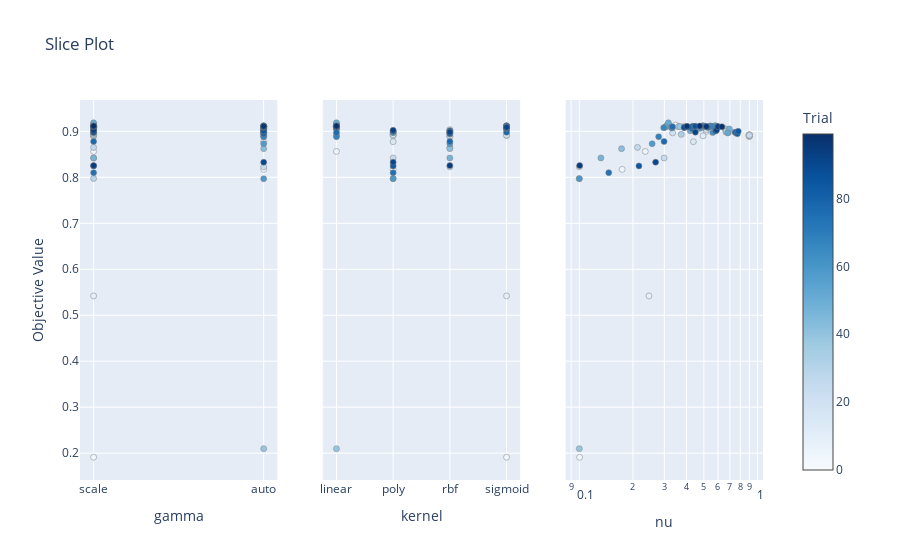

Source (notebook cell):
### Code cell
optuna.visualization.plot_slice(study)

### Figure 1 — Plotly figure (JSON) as saved in the notebook; plotly's stock layout.template omitted (floating-point values rounded to 4 significant figures)
{"data": [{"marker": {"color": [0, 1, 2, 3, 4, 5, 6, 7, 8, 9, 10, 11, 12, 13, 14, 15, 16, 17, 18, 19, 20, 21, 22, 23, 24, 25, 26, 27, 28, 29, 30, 31, 32, 33, 34, 35, 36, 37, 38, 39, 40, 41, 42, 43, 44, 45, 46, 47, 48, 49, 50, 51, 52, 53, 54, 55, 56, 57, 58, 59, 60, 61, 62, 63, 64, 65, 66, 67, 68, 69, 70, 71, 72, 73, 74, 75, 76, 77, 78, 79, 80, 81, 82, 83, 84, 85, 86, 87, 88, 89, 90, 91, 92, 93, 94, 95, 96, 97, 98, 99], "colorbar": {"title": {"text": "Trial"}, "x": 1, "xpad": 40}, "colorscale": [[0, "rgb(247,251,255)"], [0.125, "rgb(222,235,247)"], [0.25, "rgb(198,219,239)"], [0.375, "rgb(158,202,225)"], [0.5, "rgb(107,174,214)"], [0.625, "rgb(66,146,198)"], [0.75, "rgb(33,113,181)"], [0.875, "rgb(8,81,156)"], [1, "rgb(8,48,107)"]], "line": {"color": "Grey", "width": 0.5}, "showscale": true}, "mode": "markers", "name": "Feasible Trial", "showlegend": false, "type": "scatter", "x": ["auto", "auto", "scale", "scale", "auto", "scale", "scale", "scale", "scale", "scale", "auto", "auto", "scale", "auto", "scale", "auto", "scale", "auto", "scale", "auto", "auto", "auto", "scale", "scale", "scale", "auto", "scale", "scale", "auto", "scale", "scale", "auto", "scale", "scale", "auto", "auto", "auto", "scale", "scale", "auto", "scale", "scale", "auto", "scale", "auto", "auto", "scale", "scale", "scale", "auto", "auto", "scale", "scale", "scale", "scale", "scale", "auto", "auto", "auto", "auto", "scale", "auto", "auto", "auto", "auto", "scale", "scale", "auto", "auto", "auto", "scale", "scale", "scale", "scale", "scale", "scale", "auto", "scale", "auto", "auto", "scale", "auto", "scale", "auto", "scale", "auto", "scale", "auto", "auto", "scale", "auto", "scale", "scale", "scale", "scale", "auto", "auto", "auto", "scale", "scale"], "xaxis": "x", "y": [0.911, 0.9105, 0.9137, 0.1911, 0.8173, 0.911, 0.8562, 0.9, 0.9106, 0.542, 0.8926, 0.8887, 0.8902, 0.8908, 0.8894, 0.8775, 0.892, 0.8915, 0.8926, 0.8967, 0.9037, 0.9106, 0.9104, 0.8915, 0.8421, 0.8228, 0.8651, 0.911, 0.8987, 0.7975, 0.9108, 0.9051, 0.9035, 0.8935, 0.9055, 0.9099, 0.9008, 0.9083, 0.9106, 0.2099, 0.9165, 0.9133, 0.8624, 0.8974, 0.9087, 0.9104, 0.9115, 0.8422, 0.9051, 0.9119, 0.9015, 0.9187, 0.8966, 0.91, 0.9122, 0.9092, 0.9065, 0.9122, 0.873, 0.797, 0.909, 0.9103, 0.8973, 0.9074, 0.9118, 0.9117, 0.9081, 0.9108, 0.8883, 0.9106, 0.9113, 0.9103, 0.9099, 0.909, 0.8102, 0.9101, 0.8976, 0.878, 0.8981, 0.9058, 0.9108, 0.8949, 0.9096, 0.9003, 0.8248, 0.9007, 0.911, 0.9108, 0.9081, 0.909, 0.833, 0.909, 0.8983, 0.9023, 0.8256, 0.9103, 0.9106, 0.9111, 0.9101, 0.9115], "yaxis": "y"}, {"marker": {"color": [0, 1, 2, 3, 4, 5, 6, 7, 8, 9, 10, 11, 12, 13, 14, 15, 16, 17, 18, 19, 20, 21, 22, 23, 24, 25, 26, 27, 28, 29, 30, 31, 32, 33, 34, 35, 36, 37, 38, 39, 40, 41, 42, 43, 44, 45, 46, 47, 48, 49, 50, 51, 52, 53, 54, 55, 56, 57, 58, 59, 60, 61, 62, 63, 64, 65, 66, 67, 68, 69, 70, 71, 72, 73, 74, 75, 76, 77, 78, 79, 80, 81, 82, 83, 84, 85, 86, 87, 88, 89, 90, 91, 92, 93, 94, 95, 96, 97, 98, 99], "colorbar": {"title": {"text": "Trial"}, "x": 1, "xpad": 40}, "colorscale": [[0, "rgb(247,251,255)"], [0.125, "rgb(222,235,247)"], [0.25, "rgb(198,219,239)"], [0.375, "rgb(158,202,225)"], [0.5, "rgb(107,174,214)"], [0.625, "rgb(66,146,198)"], [0.75, "rgb(33,113,181)"], [0.875, "rgb(8,81,156)"], [1, "rgb(8,48,107)"]], "line": {"color": "Grey", "width": 0.5}, "showscale": false}, "mode": "markers", "name": "Feasible Trial", "showlegend": false, "type": "scatter", "x": ["linear", "linear", "linear", "sigmoid", "poly", "linear", "linear", "rbf", "linear", "sigmoid", "poly", "rbf", "poly", "sigmoid", "rbf", "poly", "sigmoid", "linear", "poly", "rbf", "rbf", "linear", "linear", "linear", "poly", "rbf", "rbf", "linear", "poly", "poly", "linear", "sigmoid", "sigmoid", "rbf", "linear", "linear", "rbf", "linear", "linear", "linear", "linear", "linear", "rbf", "poly", "linear", "sigmoid", "sigmoid", "rbf", "linear", "sigmoid", "rbf", "linear", "rbf", "linear", "sigmoid", "sigmoid", "sigmoid", "linear", "rbf", "poly", "linear", "sigmoid", "poly", "linear", "linear", "sigmoid", "linear", "linear", "linear", "linear", "linear", "linear", "sigmoid", "sigmoid", "poly", "linear", "linear", "rbf", "sigmoid", "sigmoid", "sigmoid", "rbf", "sigmoid", "poly", "poly", "rbf", "sigmoid", "sigmoid", "sigmoid", "sigmoid", "poly", "sigmoid", "rbf", "poly", "rbf", "linear", "linear", "linear", "linear", "linear"], "xaxis": "x2", "y": [0.911, 0.9105, 0.9137, 0.1911, 0.8173, 0.911, 0.8562, 0.9, 0.9106, 0.542, 0.8926, 0.8887, 0.8902, 0.8908, 0.8894, 0.8775, 0.892, 0.8915, 0.8926, 0.8967, 0.9037, 0.9106, 0.9104, 0.8915, 0.8421, 0.8228, 0.8651, 0.911, 0.8987, 0.7975, 0.9108, 0.9051, 0.9035, 0.8935, 0.9055, 0.9099, 0.9008, 0.9083, 0.9106, 0.2099, 0.9165, 0.9133, 0.8624, 0.8974, 0.9087, 0.9104, 0.9115, 0.8422, 0.9051, 0.9119, 0.9015, 0.9187, 0.8966, 0.91, 0.9122, 0.9092, 0.9065, 0.9122, 0.873, 0.797, 0.909, 0.9103, 0.8973, 0.9074, 0.9118, 0.9117, 0.9081, 0.9108, 0.8883, 0.9106, 0.9113, 0.9103, 0.9099, 0.909, 0.8102, 0.9101, 0.8976, 0.878, 0.8981, 0.9058, 0.9108, 0.8949, 0.9096, 0.9003, 0.8248, 0.9007, 0.911, 0.9108, 0.9081, 0.909, 0.833, 0.909, 0.8983, 0.9023, 0.8256, 0.9103, 0.9106, 0.9111, 0.9101, 0.9115], "yaxis": "y2"}, {"marker": {"color": [0, 1, 2, 3, 4, 5, 6, 7, 8, 9, 10, 11, 12, 13, 14, 15, 16, 17, 18, 19, 20, 21, 22, 23, 24, 25, 26, 27, 28, 29, 30, 31, 32, 33, 34, 35, 36, 37, 38, 39, 40, 41, 42, 43, 44, 45, 46, 47, 48, 49, 50, 51, 52, 53, 54, 55, 56, 57, 58, 59, 60, 61, 62, 63, 64, 65, 66, 67, 68, 69, 70, 71, 72, 73, 74, 75, 76, 77, 78, 79, 80, 81, 82, 83, 84, 85, 86, 87, 88, 89, 90, 91, 92, 93, 94, 95, 96, 97, 98, 99], "colorbar": {"title": {"text": "Trial"}, "x": 1, "xpad": 40}, "colorscale": [[0, "rgb(247,251,255)"], [0.125, "rgb(222,235,247)"], [0.25, "rgb(198,219,239)"], [0.375, "rgb(158,202,225)"], [0.5, "rgb(107,174,214)"], [0.625, "rgb(66,146,198)"], [0.75, "rgb(33,113,181)"], [0.875, "rgb(8,81,156)"], [1, "rgb(8,48,107)"]], "line": {"color": "Grey", "width": 0.5}, "showscale": false}, "mode": "markers", "name": "Feasible Trial", "showlegend": false, "type": "scatter", "x": [0.3505, 0.5601, 0.3467, 0.1004, 0.174, 0.5855, 0.2346, 0.5145, 0.3965, 0.246, 0.9, 0.9, 0.4945, 0.9, 0.8971, 0.4365, 0.8944, 0.9, 0.9, 0.3339, 0.5158, 0.4355, 0.4488, 0.9, 0.2991, 0.1, 0.212, 0.4352, 0.6655, 0.1, 0.3603, 0.6591, 0.6729, 0.3731, 0.6594, 0.3841, 0.6649, 0.5265, 0.367, 0.1, 0.3161, 0.3104, 0.1726, 0.6863, 0.3033, 0.532, 0.5432, 0.1322, 0.6955, 0.5771, 0.4188, 0.3159, 0.6799, 0.304, 0.5797, 0.4922, 0.4747, 0.4948, 0.2563, 0.1, 0.3275, 0.5389, 0.5604, 0.331, 0.4927, 0.5447, 0.2975, 0.5587, 0.2788, 0.4394, 0.5034, 0.5997, 0.4738, 0.5273, 0.1463, 0.3333, 0.7489, 0.2989, 0.7513, 0.4299, 0.4306, 0.7706, 0.4113, 0.7793, 0.2161, 0.5814, 0.4467, 0.5959, 0.388, 0.3881, 0.268, 0.5979, 0.4478, 0.5887, 0.1005, 0.601, 0.5163, 0.4016, 0.6312, 0.4741], "xaxis": "x3", "y": [0.911, 0.9105, 0.9137, 0.1911, 0.8173, 0.911, 0.8562, 0.9, 0.9106, 0.542, 0.8926, 0.8887, 0.8902, 0.8908, 0.8894, 0.8775, 0.892, 0.8915, 0.8926, 0.8967, 0.9037, 0.9106, 0.9104, 0.8915, 0.8421, 0.8228, 0.8651, 0.911, 0.8987, 0.7975, 0.9108, 0.9051, 0.9035, 0.8935, 0.9055, 0.9099, 0.9008, 0.9083, 0.9106, 0.2099, 0.9165, 0.9133, 0.8624, 0.8974, 0.9087, 0.9104, 0.9115, 0.8422, 0.9051, 0.9119, 0.9015, 0.9187, 0.8966, 0.91, 0.9122, 0.9092, 0.9065, 0.9122, 0.873, 0.797, 0.909, 0.9103, 0.8973, 0.9074, 0.9118, 0.9117, 0.9081, 0.9108, 0.8883, 0.9106, 0.9113, 0.9103, 0.9099, 0.909, 0.8102, 0.9101, 0.8976, 0.878, 0.8981, 0.9058, 0.9108, 0.8949, 0.9096, 0.9003, 0.8248, 0.9007, 0.911, 0.9108, 0.9081, 0.909, 0.833, 0.909, 0.8983, 0.9023, 0.8256, 0.9103, 0.9106, 0.9111, 0.9101, 0.9115], "yaxis": "y3"}], "layout": {"title": {"text": "Slice Plot"}, "xaxis": {"anchor": "y", "categoryarray": ["scale", "auto"], "categoryorder": "array", "domain": [0, 0.2889], "title": {"text": "gamma"}, "type": "category"}, "xaxis2": {"anchor": "y2", "categoryarray": ["linear", "poly", "rbf", "sigmoid"], "categoryorder": "array", "domain": [0.3556, 0.6444], "title": {"text": "kernel"}, "type": "category"}, "xaxis3": {"anchor": "y3", "domain": [0.7111, 1], "title": {"text": "nu"}, "type": "log"}, "yaxis": {"anchor": "x", "domain": [0, 1], "title": {"text": "Objective Value"}}, "yaxis2": {"anchor": "x2", "domain": [0, 1], "matches": "y", "showticklabels": false}, "yaxis3": {"anchor": "x3", "domain": [0, 1], "matches": "y", "showticklabels": false}}}
